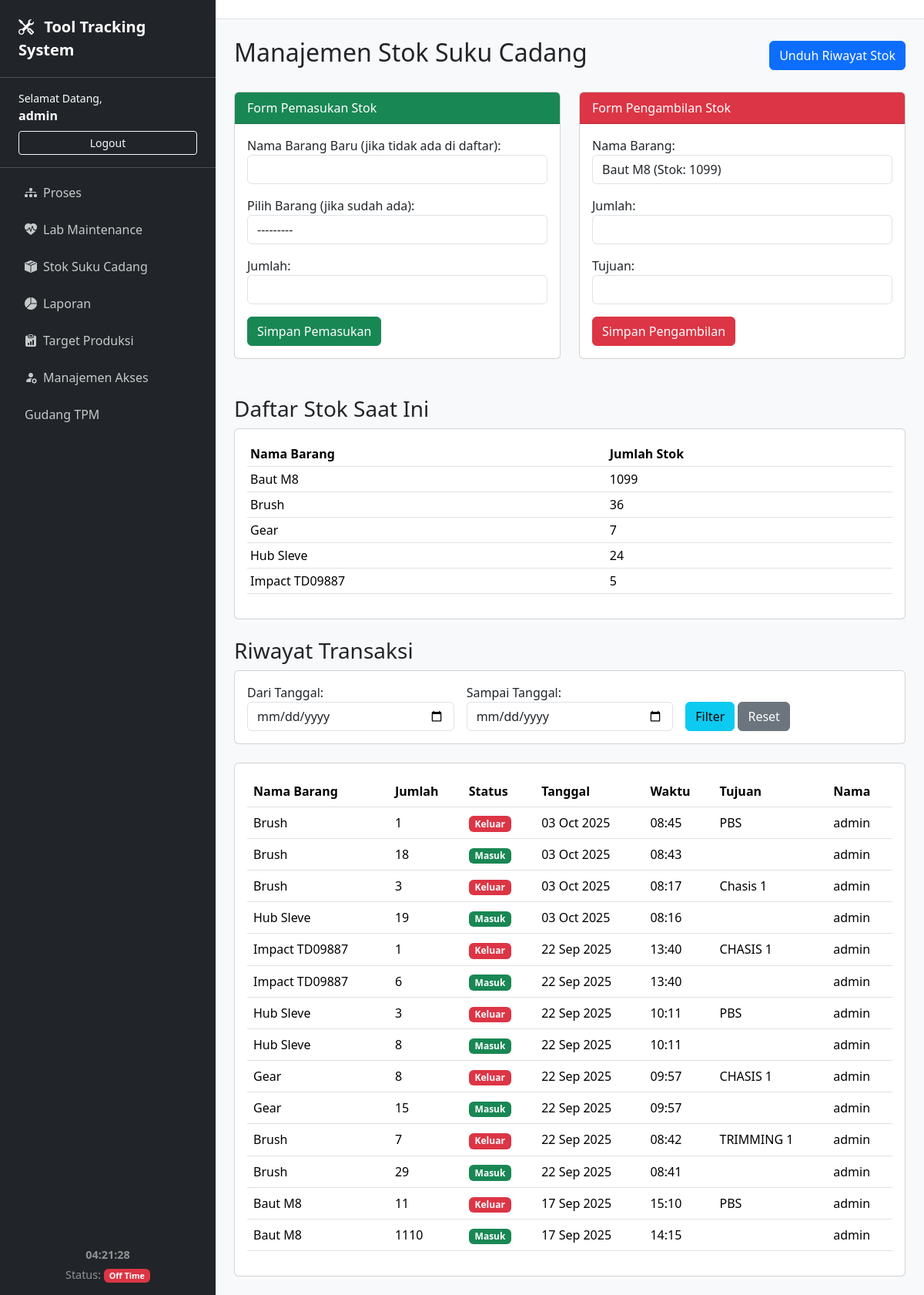
The app's page /suku-cadang/ (signed in), older data.
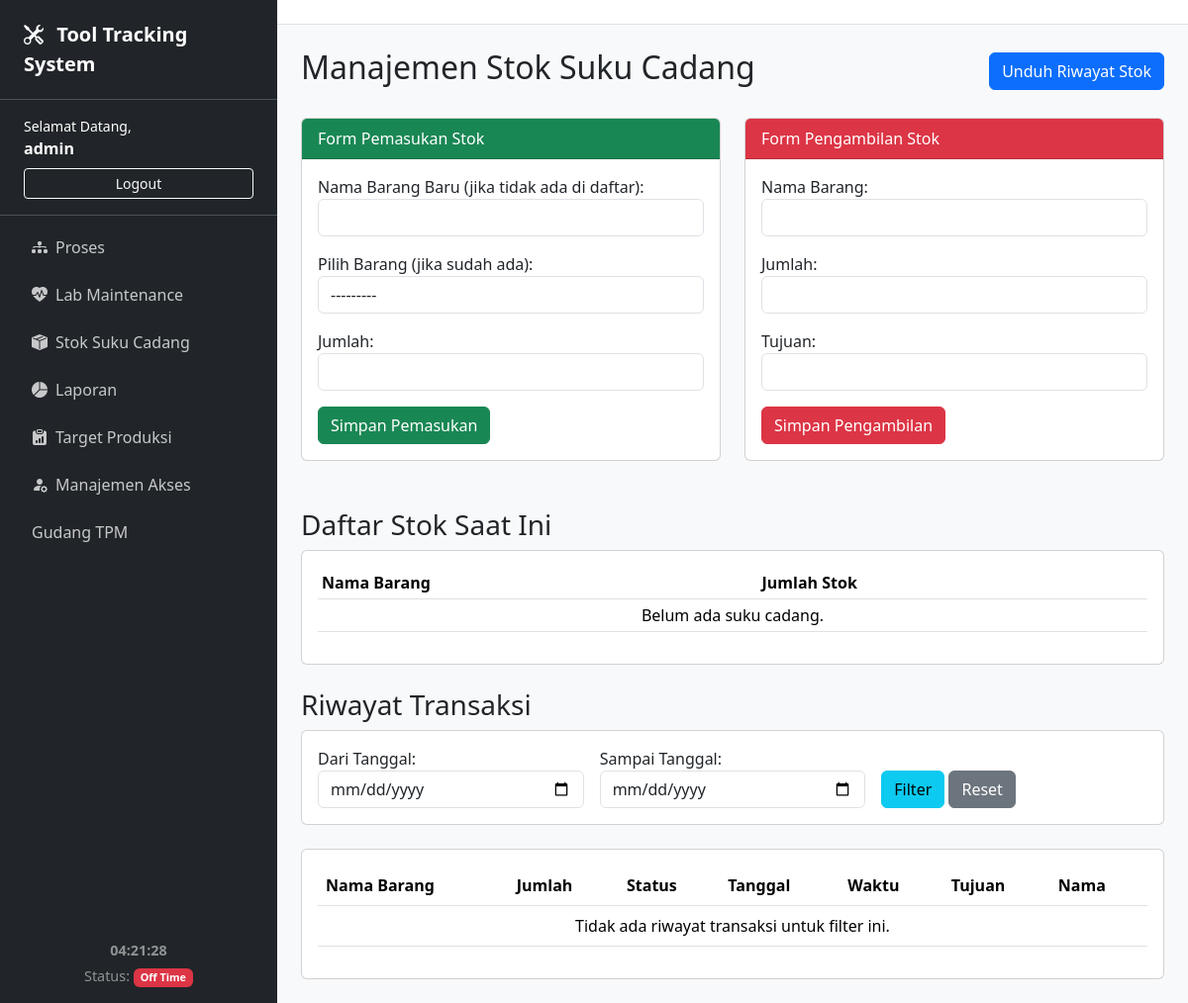
The same page, newer data.
### tracker/models.py (models this page shows, shortened)
class SukuCadang(models.Model):
    nama = models.CharField(max_length=200, unique=True)
    jumlah_stok = models.IntegerField(default=0)
    def __str__(self): return f"{self.nama} (Stok: {self.jumlah_stok})"

class RiwayatStok(models.Model):
    STATUS_CHOICES = [('Masuk', 'Masuk'), ('Keluar', 'Keluar')]
    suku_cadang = models.ForeignKey(SukuCadang, on_delete=models.CASCADE)
    jumlah = models.IntegerField()
    status = models.CharField(max_length=10, choices=STATUS_CHOICES)
    tujuan = models.CharField(max_length=255, blank=True, null=True)
    nama_pengguna = models.CharField(max_length=150)
    waktu = models.DateTimeField(auto_now_add=True)

### tracker/views.py (the view, shortened to what this page needs)
# urls.py: path('suku-cadang/', views.manajemen_stok, name='manajemen_stok'),
@login_required
@transaction.atomic
def manajemen_stok(request):
    riwayat = RiwayatStok.objects.all().order_by('-waktu')
    filter_form = StokHistoryFilterForm(request.GET)
    if filter_form.is_valid():
        start_date = filter_form.cleaned_data.get('start_date')
        end_date = filter_form.cleaned_data.get('end_date')
        if start_date:
            riwayat = riwayat.filter(waktu__date__gte=start_date)
        if end_date:
            riwayat = riwayat.filter(waktu__date__lte=end_date)
    form_masuk = StokMasukForm()
    form_keluar = StokKeluarForm()
    stok_sekarang = SukuCadang.objects.all().order_by('nama')
    context = {
        'form_masuk': form_masuk,
        'form_keluar': form_keluar,
        'stok_sekarang': stok_sekarang,
        'riwayat': riwayat,
        'filter_form': filter_form # Kirim form filter ke template
    }
    return render(request, 'tracker/manajemen_stok.html', context)

### tracker/forms.py
class StokMasukForm(forms.Form):
    nama_barang_baru = forms.CharField(label="Nama Barang Baru (jika tidak ada di daftar)", max_length=200, required=False)
    barang_yang_ada = forms.ModelChoiceField(label="Pilih Barang (jika sudah ada)", queryset=SukuCadang.objects.all(), required=False)
    jumlah = forms.IntegerField(min_value=1)
    def __init__(self, *args, **kwargs):
        super().__init__(*args, **kwargs)
        for field in self.fields:
            self.fields[field].widget.attrs.update({'class': 'form-control'})

class StokKeluarForm(forms.Form):
    suku_cadang = forms.ModelChoiceField(label="Nama Barang", queryset=SukuCadang.objects.all(), empty_label=None)
    jumlah = forms.IntegerField(min_value=1)
    tujuan = forms.CharField(max_length=255)
    def __init__(self, *args, **kwargs):
        super().__init__(*args, **kwargs)
        for field in self.fields:
            self.fields[field].widget.attrs.update({'class': 'form-control'})

### tracker/templates/tracker/manajemen_stok.html (shortened to what this page needs)
{% extends 'tracker/base.html' %}
{% block content %}
<div class="d-flex justify-content-between align-items-center mb-4">
    <h2>Manajemen Stok Suku Cadang</h2>
    {% if user.userprofile.is_developer or user.userprofile.can_edit_stok %}
    <a href="{% url 'download_laporan_stok' %}?start_date={{ request.GET.start_date|default:'' }}&end_date={{ request.GET.end_date|default:'' }}" class="btn btn-primary">Unduh Riwayat Stok</a>
    {% endif %}
</div>
{% if user.userprofile.is_developer or user.userprofile.can_edit_stok %}
<div class="row">
    <div class="col-md-6">
        <div class="card mb-4">
            <div class="card-header bg-success text-white">Form Pemasukan Stok</div>
            <div class="card-body">
                <form method="post">
                    {{ form_masuk.as_p }}
                    <button type="submit" name="submit_masuk" class="btn btn-success">Simpan Pemasukan</button>
                </form>
            </div>
        </div>
    </div>
    <div class="col-md-6">
        <div class="card mb-4">
            <div class="card-header bg-danger text-white">Form Pengambilan Stok</div>
            <div class="card-body">
                <form method="post">
                    {{ form_keluar.as_p }}
                    <button type="submit" name="submit_keluar" class="btn btn-danger">Simpan Pengambilan</button>
                </form>
            </div>
        </div>
    </div>
</div>
{% endif %}
<h3 class="mt-4">Daftar Stok Saat Ini</h3>
<div class="card mb-4">
    <div class="card-body">
        <table class="table table-sm">
            <thead><tr><th>Nama Barang</th><th>Jumlah Stok</th></tr></thead>
            <tbody>
            {% for item in stok_sekarang %}
                <tr><td>{{ item.nama }}</td><td>{{ item.jumlah_stok }}</td></tr>
            {% empty %}
                <tr><td colspan="2" class="text-center">Belum ada suku cadang.</td></tr>
            {% endfor %}
            </tbody>
        </table>
    </div>
</div>
<h3 class="mt-4">Riwayat Transaksi</h3>
<div class="card mb-4">
    <div class="card-body">
        <form method="get" class="row g-3 align-items-end">
            <div class="col-md-4">{{ filter_form.start_date.label_tag }} {{ filter_form.start_date }}</div>
            <div class="col-md-4">{{ filter_form.end_date.label_tag }} {{ filter_form.end_date }}</div>
            <div class="col-md-4">
                <button type="submit" class="btn btn-info">Filter</button>
                <a href="{% url 'manajemen_stok' %}" class="btn btn-secondary">Reset</a>
            </div>
        </form>
    </div>
</div>
<div class="card">
    <div class="card-body">
        <table class="table">
            <thead>
                <tr>
                    <th>Nama Barang</th>
                    <th>Jumlah</th>
                    <th>Status</th>
                    <th>Tanggal</th>
                    <th>Waktu</th>
                    <th>Tujuan</th>
                    <th>Nama</th>
                </tr>
            </thead>
            <tbody>
                {% for log in riwayat %}
                <tr>
                    <td>{{ log.suku_cadang.nama }}</td>
                    <td>{{ log.jumlah }}</td>
                    <td>
                        {% if log.status == 'Masuk' %}
                            <span class="badge bg-success">{{ log.status }}</span>
                        {% else %}
                            <span class="badge bg-danger">{{ log.status }}</span>
                        {% endif %}
                    </td>
                    <td>{{ log.waktu|date:"d M Y" }}</td>
                    <td>{{ log.waktu|date:"H:i" }}</td>
                    <td>{{ log.tujuan|default_if_none:"" }}</td>
                    <td>{{ log.nama_pengguna }}</td>
                </tr>
                {% empty %}
                <tr>
                    <td colspan="7" class="text-center">Tidak ada riwayat transaksi untuk filter ini.</td>
                </tr>
                {% endfor %}
            </tbody>
        </table>
    </div>
</div>
{% endblock %}

Row changes from the older to the newer data that the page shows:
removed SukuCadang: nama "Baut M8", jumlah_stok "1099"
removed SukuCadang: nama "Brush", jumlah_stok "36"
removed SukuCadang: nama "Gear", jumlah_stok "7"
removed SukuCadang: nama "Hub Sleve", jumlah_stok "24"
removed SukuCadang: nama "Impact TD09887", jumlah_stok "5"
removed RiwayatStok: suku_cadang.nama "Brush", jumlah "1", status "Keluar", waktu "03 Oct 2025", waktu "08:45", tujuan "PBS", nama_pengguna "admin"
removed RiwayatStok: suku_cadang.nama "Brush", jumlah "18", status "Masuk", waktu "03 Oct 2025", waktu "08:43", nama_pengguna "admin"
removed RiwayatStok: suku_cadang.nama "Brush", jumlah "3", status "Keluar", waktu "03 Oct 2025", waktu "08:17", tujuan "Chasis 1", nama_pengguna "admin"
removed RiwayatStok: suku_cadang.nama "Hub Sleve", jumlah "19", status "Masuk", waktu "03 Oct 2025", waktu "08:16", nama_pengguna "admin"
removed RiwayatStok: suku_cadang.nama "Impact TD09887", jumlah "1", status "Keluar", waktu "22 Sep 2025", waktu "13:40", tujuan "CHASIS 1", nama_pengguna "admin"
removed RiwayatStok: suku_cadang.nama "Impact TD09887", jumlah "6", status "Masuk", waktu "22 Sep 2025", waktu "13:40", nama_pengguna "admin"
removed RiwayatStok: suku_cadang.nama "Hub Sleve", jumlah "3", status "Keluar", waktu "22 Sep 2025", waktu "10:11", tujuan "PBS", nama_pengguna "admin"
removed RiwayatStok: suku_cadang.nama "Hub Sleve", jumlah "8", status "Masuk", waktu "22 Sep 2025", waktu "10:11", nama_pengguna "admin"
removed RiwayatStok: suku_cadang.nama "Gear", jumlah "8", status "Keluar", waktu "22 Sep 2025", waktu "09:57", tujuan "CHASIS 1", nama_pengguna "admin"
removed RiwayatStok: suku_cadang.nama "Gear", jumlah "15", status "Masuk", waktu "22 Sep 2025", waktu "09:57", nama_pengguna "admin"
removed RiwayatStok: suku_cadang.nama "Brush", jumlah "7", status "Keluar", waktu "22 Sep 2025", waktu "08:42", tujuan "TRIMMING 1", nama_pengguna "admin"
removed RiwayatStok: suku_cadang.nama "Brush", jumlah "29", status "Masuk", waktu "22 Sep 2025", waktu "08:41", nama_pengguna "admin"
removed RiwayatStok: suku_cadang.nama "Baut M8", jumlah "11", status "Keluar", waktu "17 Sep 2025", waktu "15:10", tujuan "PBS", nama_pengguna "admin"
removed RiwayatStok: suku_cadang.nama "Baut M8", jumlah "1110", status "Masuk", waktu "17 Sep 2025", waktu "14:15", nama_pengguna "admin"
Text that changed along with them:
form field suku_cadang: "Baut M8 (Stok: 1099)" → (not shown)
text now shown: "Belum ada suku cadang. Tidak ada riwayat transaksi untuk filter ini."
